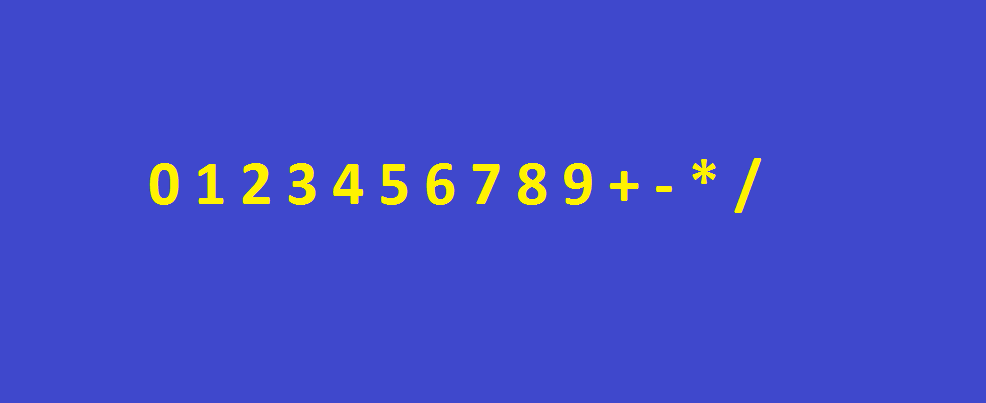
#> input picture sc-2015-master/v2/images/kalkulator_alfabet.png, 986 x 403 px
$ jupyter execute --allow-errors Untitled.ipynb   (shell and % lines are left out)   (Python 2 division)   (older library calls are emulated)
#> lines starting #> are read from the running program, lines starting #| are printed output that depends on the picture; after the words box and inside, x2 and y2 are one past the last pixel; in counts of white or black regions, pixels touching at a corner belong together
[cell 1]
#import potrebnih biblioteka
import cv2
import numpy as np
import matplotlib.pyplot as plt
import collections

# keras
from keras.models import Sequential
from keras.layers.core import Dense,Activation
from keras.optimizers import SGD

import matplotlib.pylab as pylab
pylab.rcParams['figure.figsize'] = 16, 12 # za prikaz većih slika i plotova, zakomentarisati ako nije potrebno

[cell 2]
def load_image(path):
    return cv2.cvtColor(cv2.imread(path), cv2.COLOR_BGR2RGB)
def image_gray(image):
    return cv2.cvtColor(image, cv2.COLOR_RGB2GRAY)
def image_bin(image_gs):
    height, width = image_gs.shape[0:2]
    image_binary = np.ndarray((height, width), dtype=np.uint8)
    ret,image_bin = cv2.threshold(image_gs, 127, 255, cv2.THRESH_BINARY)
    return image_bin
def invert(image):
    return 255-image
def display_image(image, color= False):
    if color:
        plt.imshow(image)
    else:
        plt.imshow(image, 'gray')
def dilate(image):
    kernel = np.ones((3,3)) # strukturni element 3x3 blok
    return cv2.dilate(image, kernel, iterations=1)
def erode(image):
    kernel = np.ones((3,3)) # strukturni element 3x3 blok
    return cv2.erode(image, kernel, iterations=1)
#Funkcionalnost implementirana u V2
def resize_region(region):
    resized = cv2.resize(region,(28,28), interpolation = cv2.INTER_NEAREST)
    return resized
def scale_to_range(image):
    return image / 255
def matrix_to_vector(image):
    return image.flatten()
def prepare_for_ann(regions):
    ready_for_ann = []
    for region in regions:
        ready_for_ann.append(matrix_to_vector(scale_to_range(region)))
    return ready_for_ann
def convert_output(outputs):
    return np.eye(len(outputs))
def winner(output):
    return max(enumerate(output), key=lambda x: x[1])[0]

[cell 3]
def select_roi(image_orig, image_bin):
    '''Oznaciti regione od interesa na originalnoj slici. (ROI = regions of interest)
        Za svaki region napraviti posebnu sliku dimenzija 28 x 28.
        Za označavanje regiona koristiti metodu cv2.boundingRect(contour).
        Kao povratnu vrednost vratiti originalnu sliku na kojoj su obeleženi regioni
        i niz slika koje predstavljaju regione sortirane po rastućoj vrednosti x ose
    '''
    img, contours, hierarchy = cv2.findContours(image_bin.copy(), cv2.RETR_LIST, cv2.CHAIN_APPROX_SIMPLE)
    sorted_regions = [] # lista sortiranih regiona po x osi (sa leva na desno)
    regions_dic = {}
    for contour in contours:
        x,y,w,h = cv2.boundingRect(contour) #koordinate i velicina granicnog pravougaonika
        area = cv2.contourArea(contour)
        if area > 100 and h < 100 and h > 10 and w > 20:
            # kopirati [y:y+h+1, x:x+w+1] sa binarne slike i smestiti u novu sliku
            # označiti region pravougaonikom na originalnoj slici (image_orig) sa rectangle funkcijom
            region = image_bin[y:y+h+1,x:x+w+1];
            regions_dic[x] = resize_region(region)
            cv2.rectangle(image_orig,(x,y),(x+w,y+h),(0,255,0),2)

    sorted_regions_dic = collections.OrderedDict(sorted(regions_dic.items()))
    sorted_regions = sorted_regions_dic.values()
    # sortirati sve regione po x osi (sa leva na desno) i smestiti u promenljivu sorted_regions
    return image_orig, sorted_regions

[cell 4]
def create_ann(output):
    '''Implementacija veštačke neuronske mreže sa 784 neurona na uloznom sloju,
        128 neurona u skrivenom sloju i 10 neurona na izlazu. Aktivaciona funkcija je sigmoid.
    '''
    ann = Sequential()
    ann.add(Dense(128, input_dim=784, activation='sigmoid'))
    ann.add(Dense(output, activation='sigmoid'))
    return ann

def train_ann(ann, X_train, y_train):
    '''Obucavanje vestacke neuronske mreze'''
    X_train = np.array(X_train, np.float32) # dati ulazi
    y_train = np.array(y_train, np.float32) # zeljeni izlazi za date ulaze

    # definisanje parametra algoritma za obucavanje
    sgd = SGD(lr=0.01, momentum=0.9)
    ann.compile(loss='mean_squared_error', optimizer=sgd)

    # obucavanje neuronske mreze
    ann.fit(X_train, y_train, nb_epoch=2000, batch_size=1, verbose = 0, shuffle=False, show_accuracy = False)

    return ann

[cell 5]
image_color = load_image('images/kalkulator_alfabet.png')
image_gr = image_gray(image_color)
image_b = image_bin(image_gr)
#> in image_bin, `ret,image_bin = cv2.threshold(image_gs, 127, 255, cv2.THRESH_BINARY)`:
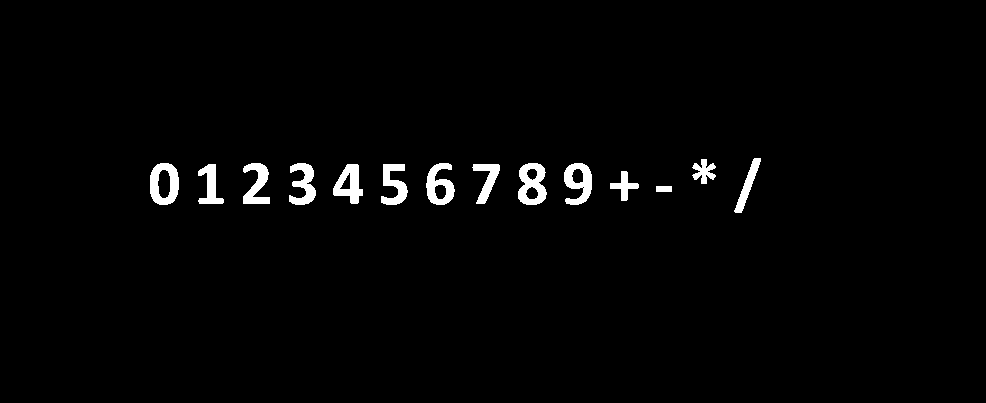
#> image_bin: shape (403, 986); 1.9% white; 14 white regions, largest, box (x1, y1, x2, y2) and area: (518, 163, 547, 205) 782, (150, 163, 179, 205) 759, (564, 163, 592, 205) 707
image_inv = invert(image_b)
image_inv = erode(erode(image_inv))
#> in erode, `return cv2.erode(image, kernel, iterations=1)`: returned value: shape (403, 986); 97.4% white; 14 black regions, largest, box (x1, y1, x2, y2) and area: (517, 162, 548, 206) 1034, (149, 162, 180, 206) 981, (563, 162, 593, 206) 938
#> in erode (call 2), `kernel = np.ones((3,3))`: kernel = [[1, 1, 1], [1, 1, 1], [1, 1, 1]]
#> in erode (call 2), `return cv2.erode(image, kernel, iterations=1)`:
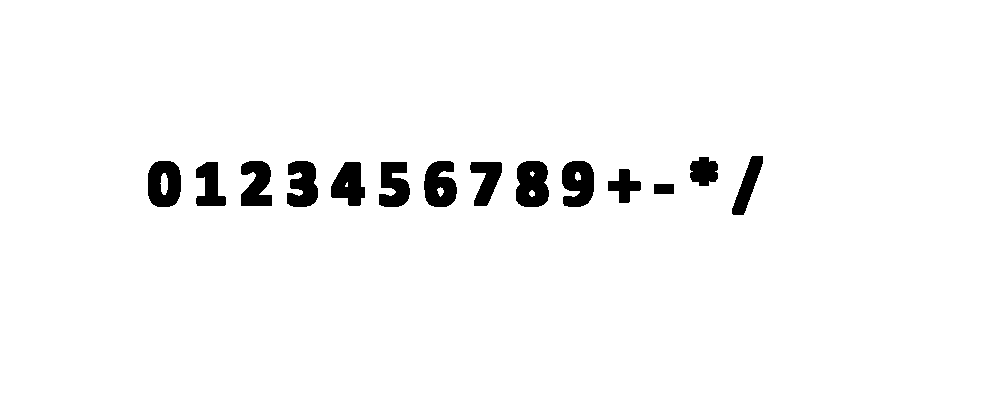
#> returned value: shape (403, 986); 96.8% white; 14 black regions
display_image(image_b)
selected_regions, numbers = select_roi(image_color.copy(), image_inv)
#> in select_roi, `img, contours, hierarchy = cv2.findContours(image_bin.copy(), cv2.RETR..`: contours = 21 contours, 2 with area under 20; largest, box (x1, y1, x2, y2) and area: (0, 0, 986, 403) 395970, (147, 160, 182, 208) 1398, (515, 160, 550, 208) 1380, (561, 160, 595, 208) 1283, (423, 160, 458, 208) 1269
#> the loop in select_roi, `for contour in contours:` made 21 passes
#> (x, y, w, h, area) on passes 1, 2, 3, 5, 6, 8, 9, 10, 11, 12, 13, 14: (529, 190, 6, 7, 22.5), (437, 187, 7, 10, 33), (653, 183, 22, 12, 229), (160, 173, 8, 22, 109), (575, 172, 6, 9, 31), (607, 168, 35, 36, 652), (469, 161, 34, 46, 915.5), (378, 161, 33, 47, 1126), (330, 161, 36, 46, 1117.5), (195, 161, 32, 46, 915.5), (561, 160, 34, 48, 1283), (515, 160, 35, 48, 1380)
#> (contour, x, y, w, h, area) on pass 21: ([[0, 0], [0, 402], [985, 402], [985, 0]], 0, 0, 986, 403, 395970)
#> after the loop in select_roi, `for contour in contours:`:
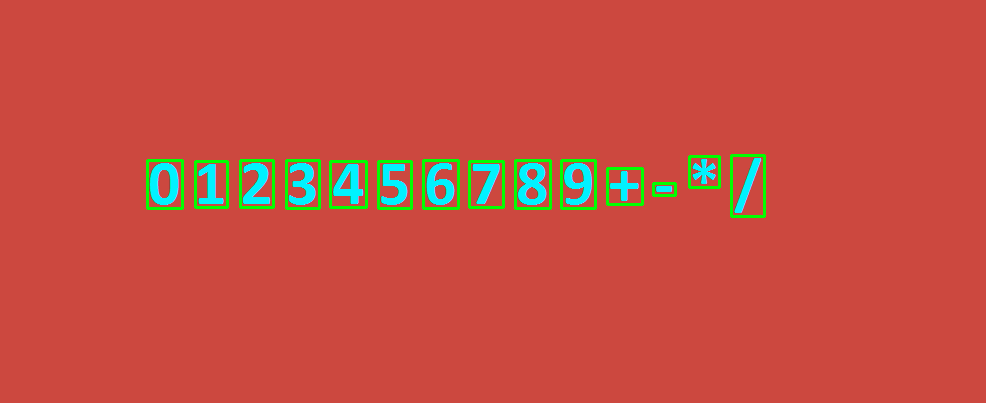
#> image_orig: shape (403, 986, 3); mean of channels 0, 1, 2 65.6, 78.1, 197; drawn as B, G, R
#> after the loop in select_roi, `for contour in contours:`:
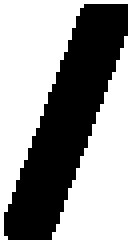
#> region: shape (62, 34) (shown 4 times larger); 62% white; 1 black region, box (x1, y1, x2, y2) and area: (1, 1, 32, 60) 801
#> after the loop in select_roi, `for contour in contours:`: regions_dic = 14 items
display_image(selected_regions)

[cell 6]
brojevi = [0,1,2,3,4,5,6,7,8,9, '+','-','*','/']
inputs = prepare_for_ann(numbers)
#> inputs = 14 items
outputs = convert_output(brojevi)
#> (the rest of this cell did not finish here and is left out)

ann = train_ann(ann,inputs,outputs)

[cell 7]
test_color = load_image('images/slozen_izraz.png')
#> call 2 of load_image, with path = 'images/slozen_izraz.png'
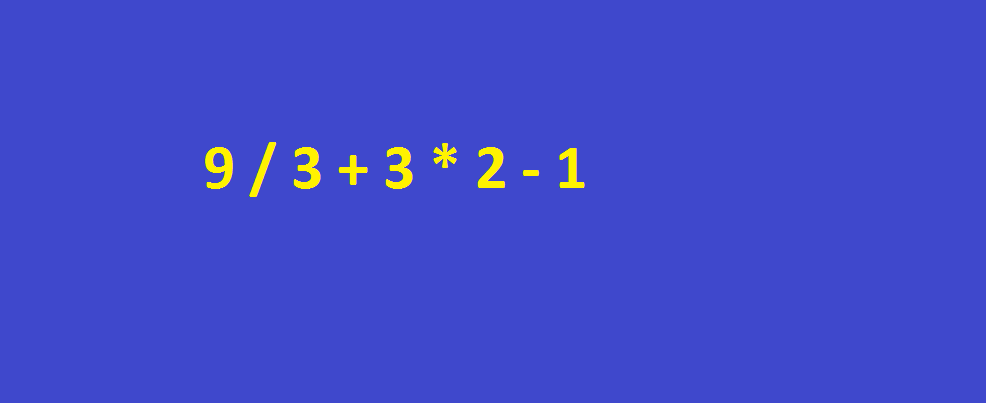
#> input picture sc-2015-master/v2/images/slozen_izraz.png, 986 x 403 px
image_inver=invert(image_bin(image_gray(test_color)))
#> in image_gray (call 2), `return cv2.cvtColor(image, cv2.COLOR_RGB2GRAY)`:
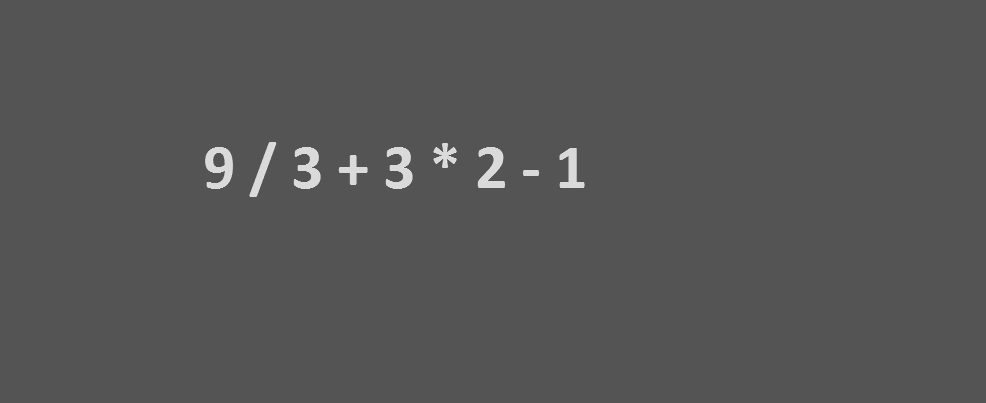
#> returned value: shape (403, 986); min 78, max 228, mean 85.4
#> in image_bin (call 2), `ret,image_bin = cv2.threshold(image_gs, 127, 255, cv2.THRESH_BINARY)`:
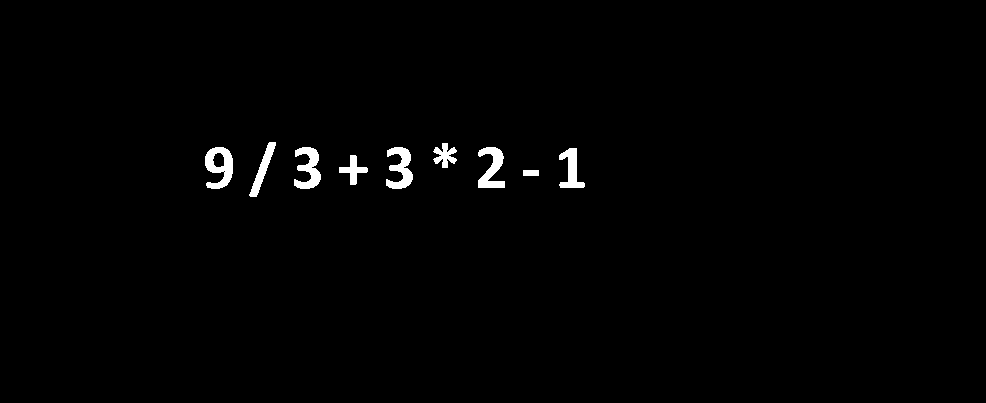
#> image_bin: shape (403, 986); 1.1% white; 9 white regions, largest, box (x1, y1, x2, y2) and area: (205, 147, 233, 189) 707, (294, 147, 321, 189) 640, (386, 147, 413, 189) 640
image_inver=erode(erode(image_inver))
#> in erode (call 3), `return cv2.erode(image, kernel, iterations=1)`: returned value: shape (403, 986); 98.5% white; 9 black regions, largest, box (x1, y1, x2, y2) and area: (204, 146, 234, 190) 938, (293, 146, 322, 190) 864, (385, 146, 414, 190) 864
#> in erode (call 4), `return cv2.erode(image, kernel, iterations=1)`:
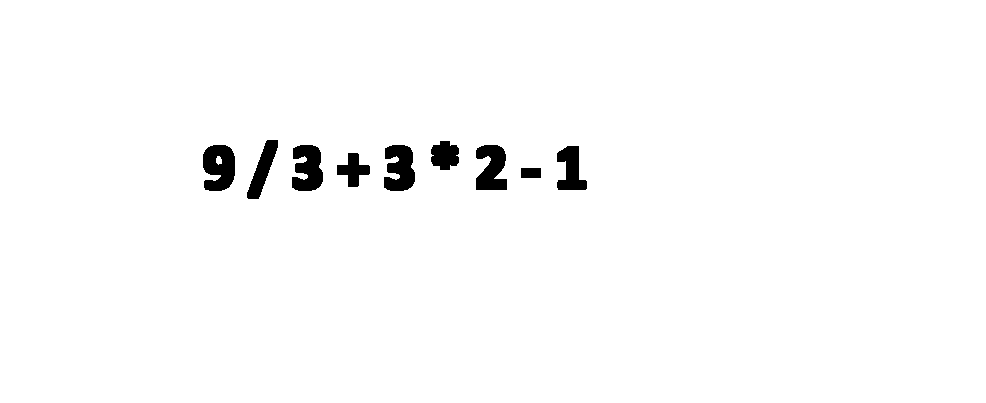
#> returned value: shape (403, 986); 98.1% white; 9 black regions
select_test, test_numbers= select_roi(test_color.copy(), image_inver)
#> in select_roi (call 2), `img, contours, hierarchy = cv2.findContours(image_bin.copy(), cv2.RETR..`: contours = 11 contours; largest, box (x1, y1, x2, y2) and area: (0, 0, 986, 403) 395970, (202, 144, 236, 192) 1283, (383, 144, 416, 192) 1177, (291, 144, 324, 192) 1177, (475, 144, 508, 191) 1124
#> the loop in select_roi (call 2), `for contour in contours:` made 11 passes
#> (x, y, w, h, area) on passes 1 to 10: (520, 167, 22, 12, 229), (216, 156, 6, 9, 31), (336, 152, 35, 36, 652), (556, 145, 32, 46, 915.5), (475, 144, 33, 47, 1123.5), (383, 144, 33, 48, 1177), (291, 144, 33, 48, 1177), (202, 144, 34, 48, 1283), (430, 140, 30, 31, 687), (246, 139, 33, 61, 870)
#> pass 3, in resize_region (call 16), `resized = cv2.resize(region,(28,28), interpolation = cv2.INTER_NEAREST)`:
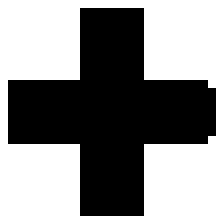
#> resized: shape (28, 28) (shown 8 times larger); 55.4% white; 1 black region, box (x1, y1, x2, y2) and area: (1, 1, 27, 27) 350
#> after the loop in select_roi (call 2), `for contour in contours:`:
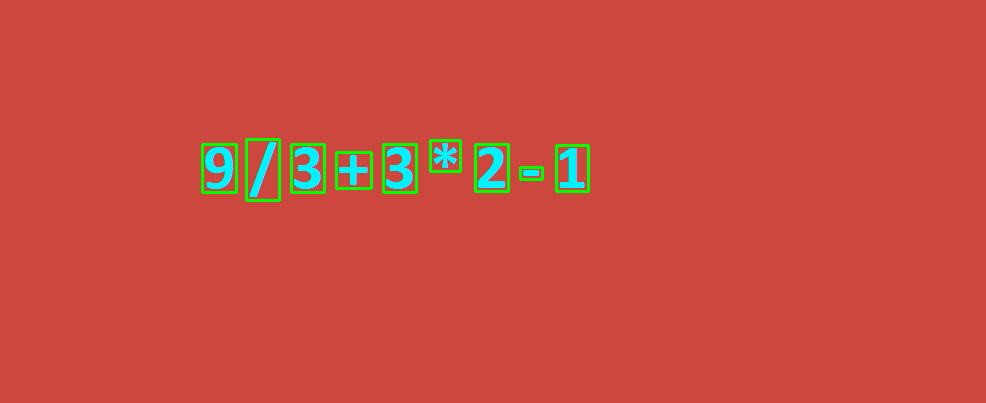
#> image_orig: shape (403, 986, 3); mean of channels 0, 1, 2 64.4, 75.6, 199.9; drawn as B, G, R
#> after the loop in select_roi (call 2), `for contour in contours:`: regions_dic = 9 items
display_image(select_test)

[cell 8]
def display_result(outputs, alphabet):
    '''za svaki rezultat pronaći indeks pobedničkog
        regiona koji ujedno predstavlja i indeks u alfabetu.
        Dodati karakter iz alfabet u result'''
    result = []
    for output in outputs:
        result.append(alphabet[winner(output)])
    return result

[cell 9]
test_inputs = prepare_for_ann(test_numbers)
#> test_inputs = 9 items
#> (the rest of this cell did not finish here and is left out)
